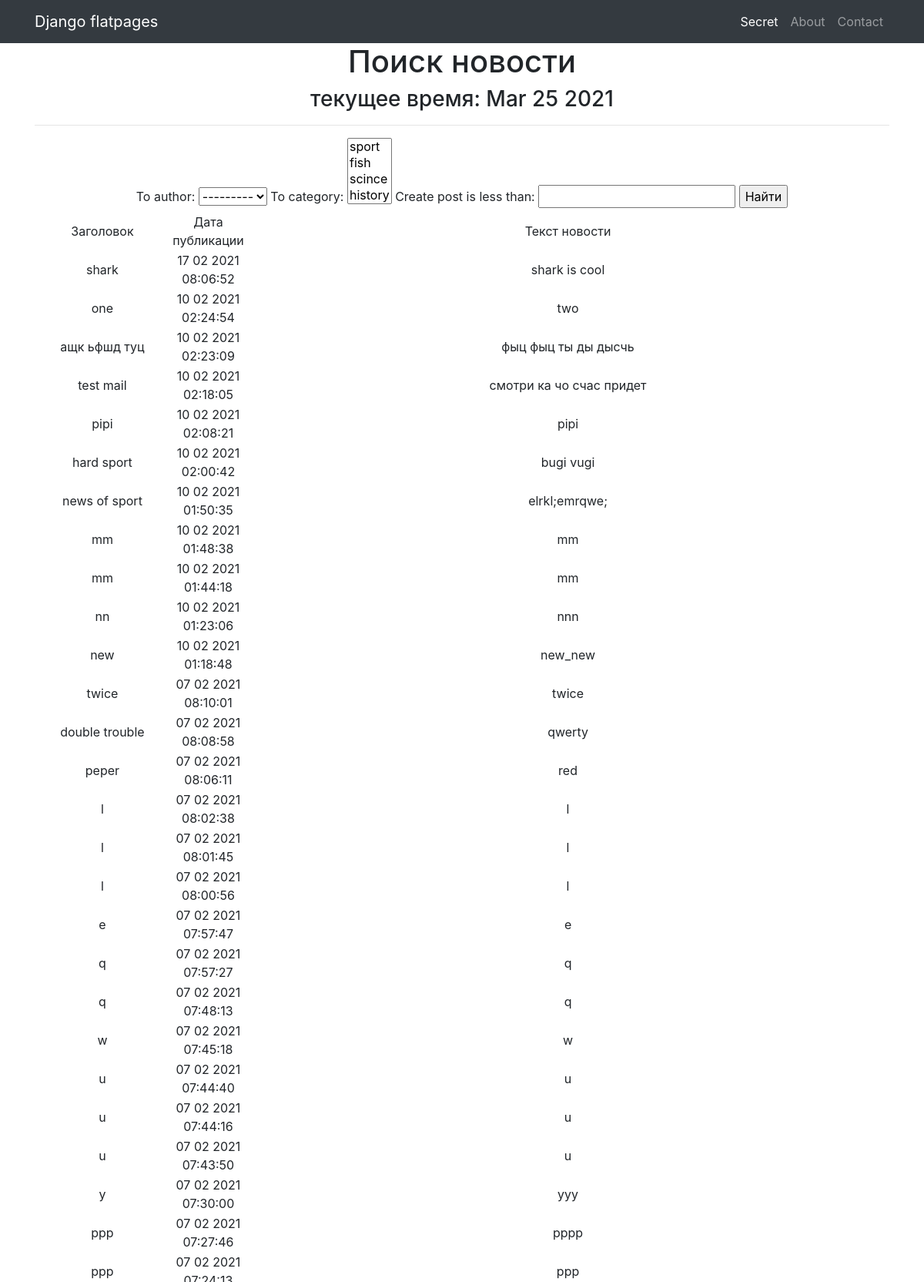
The app's page /news/search/ (upper part) with its own data.
### news/models.py (models this page shows, shortened)
class Post(models.Model):
    article='AR'
    news='NE'
    CATEGORYS=[(article,'статья'),
               (news,'новость')]
    to_author=models.ForeignKey(Author, on_delete = models.CASCADE)
    category_post = models.CharField(max_length = 2,
                                     choices = CATEGORYS,
                                     default = article)
    create_post=models.DateTimeField(auto_now_add = True)
    to_category=models.ManyToManyField(Category, through = 'PostCategory')
    header_post=models.CharField(max_length = 255)
    content_post=models.TextField()
    rating_post=models.IntegerField(default = 0)

### news/views.py (the view)
# urls.py: path('search/', cache_page(60*5)(NewsSearch.as_view()), name='news_search'),
class NewsSearch(ListView):
    template_name = 'news_app/search.html'
    context_object_name = 'news_search'
    ordering = ['-create_post']
    queryset = Post.objects.all()
    def get_context_data(self, **kwargs):
        context = super().get_context_data(**kwargs)
        context['time_now'] = datetime.datetime.utcnow()
        context['filter'] = NewsFilter(self.request.GET, queryset=self.get_queryset())
        return context

### news/models.py (called while the page is built)
    def __str__(self):
        return f'{self.to_user.username}' #return f'{self.to_user.username}'

    def __str__(self):
        return f'{self.name}'

### news/templatetags/censors.py (called while the page is built)
@register.filter(name='censors')
def censors(value):
    profanity=['Бакс', 'Хит', 'Акулы', 'акулы', 'адронный', 'частиц', 'Викинги', 'викинги', 'vikings', 'конунг', 'провидцы']
    b='<BEEP>'
    for p in profanity:
        value = value.replace(p,b)
    return value

### templates/news_app/search.html (shortened to what this page needs)
{% extends 'flatpages/default.html' %}
{% load censors %}
{% block content %}
    <h1>Поиск новости</h1>
    <h3>текущее время: {{ time_now | date:'M d Y' }}</h3>
    <hr>
    <form method="GET">
    {{ filter.form }}
    <input type="submit" value="Найти">
    </form>
    <table>
        <tr>
            <td>
                Заголовок
            </td>
            <td>
                Дата публикации
            </td>
            <td>
                Текст новости
            </td>
        </tr>
    {% for new in filter.qs %}
        <tr>
            <td>
                {{ new.header_post | censors }}
            </td>
            <td>
                {{ new.create_post|date:'d m Y' }} {{ new.create_post|time:'H:i:s' }}
            </td>
            <td>
                {{ new.content_post | censors }}
            </td>
        </tr>
    {% endfor %}
    </table>
    <a href="{% url 'news' %}">Вернуться к новостям</a> <br>
{% endblock content %}

### templates/flatpages/default.html (shortened to what this page needs)
{% load static %}
<!DOCTYPE html>
<html lang="en">
<head>
  <link href="{% static 'vendor/bootstrap/css/bootstrap.min.css' %}" rel="stylesheet">
</head>
<body>
  <nav class="navbar navbar-expand-lg navbar-dark bg-dark static-top">
    <div class="container">
      <a class="navbar-brand" href="https://docs.djangoproject.com/en/3.1/ref/contrib/flatpages/">Django flatpages</a>
      <div class="collapse navbar-collapse" id="navbarResponsive">
        <ul class="navbar-nav ml-auto">
          <li class="nav-item active">
            <a class="nav-link" href="/secret">Secret
            </a>
          </li>
          <li class="nav-item">
            <a class="nav-link" href="/about/">About</a>
          </li>
          <li class="nav-item">
            <a class="nav-link" href="/contacts/">Contact</a>
          </li>
        </ul>
      </div>
    </div>
  </nav>
  <div class="container">
    <div class="row">
      <div class="col-lg-12 text-center">
       {% block content %}{% endblock content %}
      </div>
    </div>
  </div>
</body>
</html>

### records on screen
Post: header_post|censors "shark", create_post "17 02 2021", create_post "08:06:52", content_post|censors "shark is cool"
Post: header_post|censors "one", create_post "10 02 2021", create_post "02:24:54", content_post|censors "two"
Post: header_post|censors "ащк ьфшд туц", create_post "10 02 2021", create_post "02:23:09", content_post|censors "фыц фыц ты ды дысчь"
Post: header_post|censors "test mail", create_post "10 02 2021", create_post "02:18:05", content_post|censors "смотри ка чо счас придет"
Post: header_post|censors "pipi", create_post "10 02 2021", create_post "02:08:21", content_post|censors "pipi"
Post: header_post|censors "hard sport", create_post "10 02 2021", create_post "02:00:42", content_post|censors "bugi vugi"
Post: header_post|censors "news of sport", create_post "10 02 2021", create_post "01:50:35", content_post|censors "elrkl;emrqwe;"
Post: header_post|censors "mm", create_post "10 02 2021", create_post "01:48:38", content_post|censors "mm"
Post: header_post|censors "mm", create_post "10 02 2021", create_post "01:44:18", content_post|censors "mm"
Post: header_post|censors "nn", create_post "10 02 2021", create_post "01:23:06", content_post|censors "nnn"
Post: header_post|censors "new", create_post "10 02 2021", create_post "01:18:48", content_post|censors "new_new"
Post: header_post|censors "twice", create_post "07 02 2021", create_post "08:10:01", content_post|censors "twice"
Post: header_post|censors "double trouble", create_post "07 02 2021", create_post "08:08:58", content_post|censors "qwerty"
Post: header_post|censors "peper", create_post "07 02 2021", create_post "08:06:11", content_post|censors "red"
Post: header_post|censors "l", create_post "07 02 2021", create_post "08:02:38", content_post|censors "l"
Post: header_post|censors "l", create_post "07 02 2021", create_post "08:01:45", content_post|censors "l"
Post: header_post|censors "l", create_post "07 02 2021", create_post "08:00:56", content_post|censors "l"
Post: header_post|censors "e", create_post "07 02 2021", create_post "07:57:47", content_post|censors "e"
Post: header_post|censors "q", create_post "07 02 2021", create_post "07:57:27", content_post|censors "q"
Post: header_post|censors "q", create_post "07 02 2021", create_post "07:48:13", content_post|censors "q"
Post: header_post|censors "w", create_post "07 02 2021", create_post "07:45:18", content_post|censors "w"
Post: header_post|censors "u", create_post "07 02 2021", create_post "07:44:40", content_post|censors "u"
Post: header_post|censors "u", create_post "07 02 2021", create_post "07:44:16", content_post|censors "u"
Post: header_post|censors "u", create_post "07 02 2021", create_post "07:43:50", content_post|censors "u"
Post: header_post|censors "y", create_post "07 02 2021", create_post "07:30:00", content_post|censors "yyy"
Post: header_post|censors "ppp", create_post "07 02 2021", create_post "07:27:46", content_post|censors "pppp"
Post: header_post|censors "ppp", create_post "07 02 2021", content_post|censors "ppp"

### other values on screen
{{ time_now | date:'M d Y' }} "Mar 25 2021"
